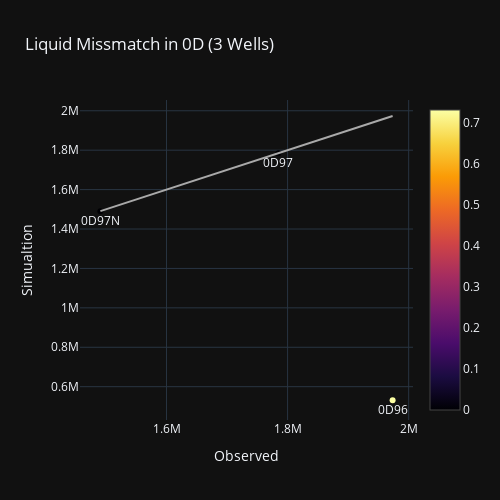
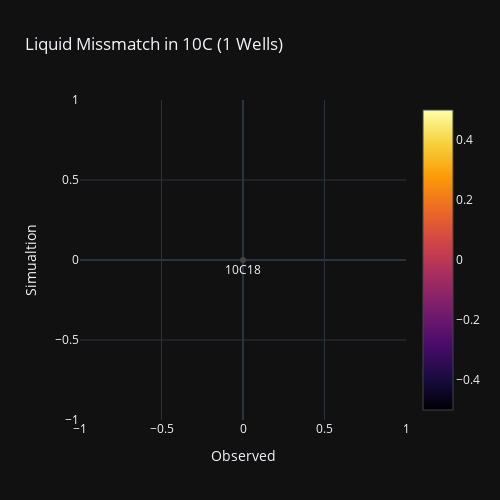
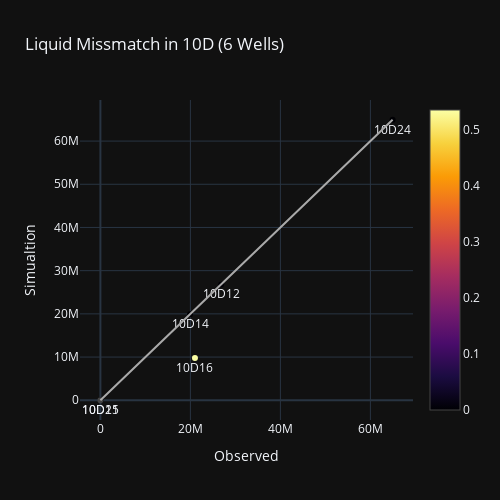
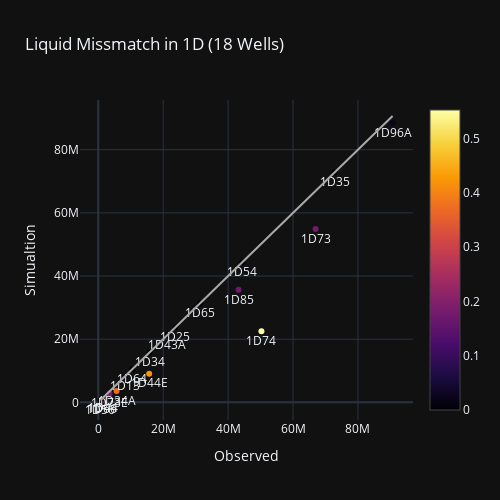

Source (notebook cell) for these figures, in order:
### Markdown cell above
### Cara 3 (Per Grid)

### Code cell
import plotly.graph_objects as go
import pandas as pd
import plotly.subplots as make_subplots

#read the data
df = pd.read_excel("D:\GG\MINAS\Crossplot per Segment Case 97_Rev.xlsx", sheet_name = "Crossplot 4")
df = df.sort_values(by = "Grid")

# fig = make_subplots(rows=11, cols=4)

for grid in df["Grid"].unique():
    
    # read the data
    df = pd.read_excel("D:\GG\MINAS\Crossplot per Segment Case 97_Rev.xlsx", sheet_name = "Crossplot 4")
    df = df[(df["Grid"] == grid)]
    
    fig = go.Figure()

    fig.add_trace(go.Scatter(x = df["Observed"], y = df["Simulation"], mode = 'markers+text', 
                    hovertext = df["Well"], marker = dict(
                        color = df["Percentage"],
                        colorscale = "Inferno",
                        showscale = True
                    ), showlegend = False,
                    text=df['Well'],
                    textposition="bottom center"))

    fig.add_trace(go.Scatter(x = df["Observed"], y = df["Observed2"], mode = 'lines', 
                    marker = dict(
                        color = "darkgrey"
                    ), showlegend = False))

    fig.update_layout(title_text = "Liquid Missmatch in " + grid + " (" + str(len(df)) + " Wells)", height=500, width=500)
    fig.update_xaxes(title = "Observed")
    fig.update_yaxes(title = "Simualtion")
    fig.layout.template = 'plotly_dark'

    fig.show()

### Figure 1 — Plotly figure (JSON) as saved in the notebook; plotly's stock layout.template omitted (floating-point values rounded to 4 significant figures)
{"data": [{"hovertext": ["0D96", "0D97", "0D97N"], "marker": {"color": [0.7308, 2.516e-08, 2.516e-08], "colorscale": [[0, "#000004"], [0.1111, "#1b0c41"], [0.2222, "#4a0c6b"], [0.3333, "#781c6d"], [0.4444, "#a52c60"], [0.5556, "#cf4446"], [0.6667, "#ed6925"], [0.7778, "#fb9b06"], [0.8889, "#f7d13d"], [1, "#fcffa4"]], "showscale": true}, "mode": "markers+text", "showlegend": false, "text": ["0D96", "0D97", "0D97N"], "textposition": "bottom center", "type": "scatter", "x": [1973000.0, 1785000.0, 1491000.0], "y": [531200.0, 1784934, 1490777]}, {"marker": {"color": "darkgrey"}, "mode": "lines", "showlegend": false, "type": "scatter", "x": [1973000.0, 1785000.0, 1491000.0], "y": [1973000.0, 1785000.0, 1491000.0]}], "layout": {"height": 500, "title": {"text": "Liquid Missmatch in 0D (3 Wells)"}, "width": 500, "xaxis": {"title": {"text": "Observed"}}, "yaxis": {"title": {"text": "Simualtion"}}}}

### Figure 2 — Plotly figure (JSON) as saved in the notebook; plotly's stock layout.template omitted (floating-point values rounded to 4 significant figures)
{"data": [{"hovertext": ["10C18"], "marker": {"color": [null], "colorscale": [[0, "#000004"], [0.1111, "#1b0c41"], [0.2222, "#4a0c6b"], [0.3333, "#781c6d"], [0.4444, "#a52c60"], [0.5556, "#cf4446"], [0.6667, "#ed6925"], [0.7778, "#fb9b06"], [0.8889, "#f7d13d"], [1, "#fcffa4"]], "showscale": true}, "mode": "markers+text", "showlegend": false, "text": ["10C18"], "textposition": "bottom center", "type": "scatter", "x": [0], "y": [0]}, {"marker": {"color": "darkgrey"}, "mode": "lines", "showlegend": false, "type": "scatter", "x": [0], "y": [0]}], "layout": {"height": 500, "title": {"text": "Liquid Missmatch in 10C (1 Wells)"}, "width": 500, "xaxis": {"title": {"text": "Observed"}}, "yaxis": {"title": {"text": "Simualtion"}}}}

### Figure 3 — Plotly figure (JSON) as saved in the notebook; plotly's stock layout.template omitted (floating-point values rounded to 4 significant figures)
{"data": [{"hovertext": ["10D16", "10D12", "10D24", "10D15", "10D21", "10D14"], "marker": {"color": [0.5345, 0.002172, 3.958e-09, 2.516e-08, null, -1.793e-08], "colorscale": [[0, "#000004"], [0.1111, "#1b0c41"], [0.2222, "#4a0c6b"], [0.3333, "#781c6d"], [0.4444, "#a52c60"], [0.5556, "#cf4446"], [0.6667, "#ed6925"], [0.7778, "#fb9b06"], [0.8889, "#f7d13d"], [1, "#fcffa4"]], "showscale": true}, "mode": "markers+text", "showlegend": false, "text": ["10D16", "10D12", "10D24", "10D15", "10D21", "10D14"], "textposition": "bottom center", "type": "scatter", "x": [21010000.0, 26850000.0, 64940000.0, 76640.0, 0, 19920000.0], "y": [9782323, 26789222, 64937844, 76636, 0, 19920692]}, {"marker": {"color": "darkgrey"}, "mode": "lines", "showlegend": false, "type": "scatter", "x": [21010000.0, 26850000.0, 64940000.0, 76640.0, 0, 19920000.0], "y": [21010000.0, 26850000.0, 64940000.0, 76640.0, 0, 19920000.0]}], "layout": {"height": 500, "title": {"text": "Liquid Missmatch in 10D (6 Wells)"}, "width": 500, "xaxis": {"title": {"text": "Observed"}}, "yaxis": {"title": {"text": "Simualtion"}}}}

### Figure 4 — Plotly figure (JSON) as saved in the notebook; plotly's stock layout.template omitted (floating-point values rounded to 4 significant figures)
{"data": [{"hovertext": ["1D74", "1D73", "1D85", "1D44E", "1D96A", "1D34A", "1D73E", "1D44", "1D13", "1D65", "1D35", "1D54", "1D25", "1D34", "1D64", "1D66", "1D56", "1D43A"], "marker": {"color": [0.5529, 0.1803, 0.1755, 0.421, 0.02427, 0.3713, 0.1945, 0.2578, 0.01496, 0.0003762, 0.0001528, 7.015e-08, 6.692e-08, 5.252e-08, 2.516e-08, 2.516e-08, 2.516e-08, -1.617e-08], "colorscale": [[0, "#000004"], [0.1111, "#1b0c41"], [0.2222, "#4a0c6b"], [0.3333, "#781c6d"], [0.4444, "#a52c60"], [0.5556, "#cf4446"], [0.6667, "#ed6925"], [0.7778, "#fb9b06"], [0.8889, "#f7d13d"], [1, "#fcffa4"]], "showscale": true}, "mode": "markers+text", "showlegend": false, "text": ["1D74", "1D73", "1D85", "1D44E", "1D96A", "1D34A", "1D73E", "1D44", "1D13", "1D65", "1D35", "1D54", "1D25", "1D34", "1D64", "1D66", "1D56", "1D43A"], "textposition": "bottom center", "type": "scatter", "x": [50270000.0, 66950000.0, 43240000.0, 15680000.0, 90680000.0, 5643000.0, 3466000.0, 1554000.0, 8340000.0, 31340000.0, 72830000.0, 44400000.0, 23750000.0, 15800000.0, 10490000.0, 1094000.0, 655400.0, 21250000.0], "y": [22472860, 54881768, 35648944, 9080061, 88476512, 3547000.0, 2792000.0, 1153000.0, 8215000.0, 31326234, 72819480, 44397120, 23750922, 15798011, 10489538, 1094463, 655357, 21246976]}, {"marker": {"color": "darkgrey"}, "mode": "lines", "showlegend": false, "type": "scatter", "x": [50270000.0, 66950000.0, 43240000.0, 15680000.0, 90680000.0, 5643000.0, 3466000.0, 1554000.0, 8340000.0, 31340000.0, 72830000.0, 44400000.0, 23750000.0, 15800000.0, 10490000.0, 1094000.0, 655400.0, 21250000.0], "y": [50270000.0, 66950000.0, 43240000.0, 15680000.0, 90680000.0, 5643000.0, 3466000.0, 1554000.0, 8340000.0, 31340000.0, 72830000.0, 44400000.0, 23750000.0, 15800000.0, 10490000.0, 1094000.0, 655400.0, 21250000.0]}], "layout": {"height": 500, "title": {"text": "Liquid Missmatch in 1D (18 Wells)"}, "width": 500, "xaxis": {"title": {"text": "Observed"}}, "yaxis": {"title": {"text": "Simualtion"}}}}
